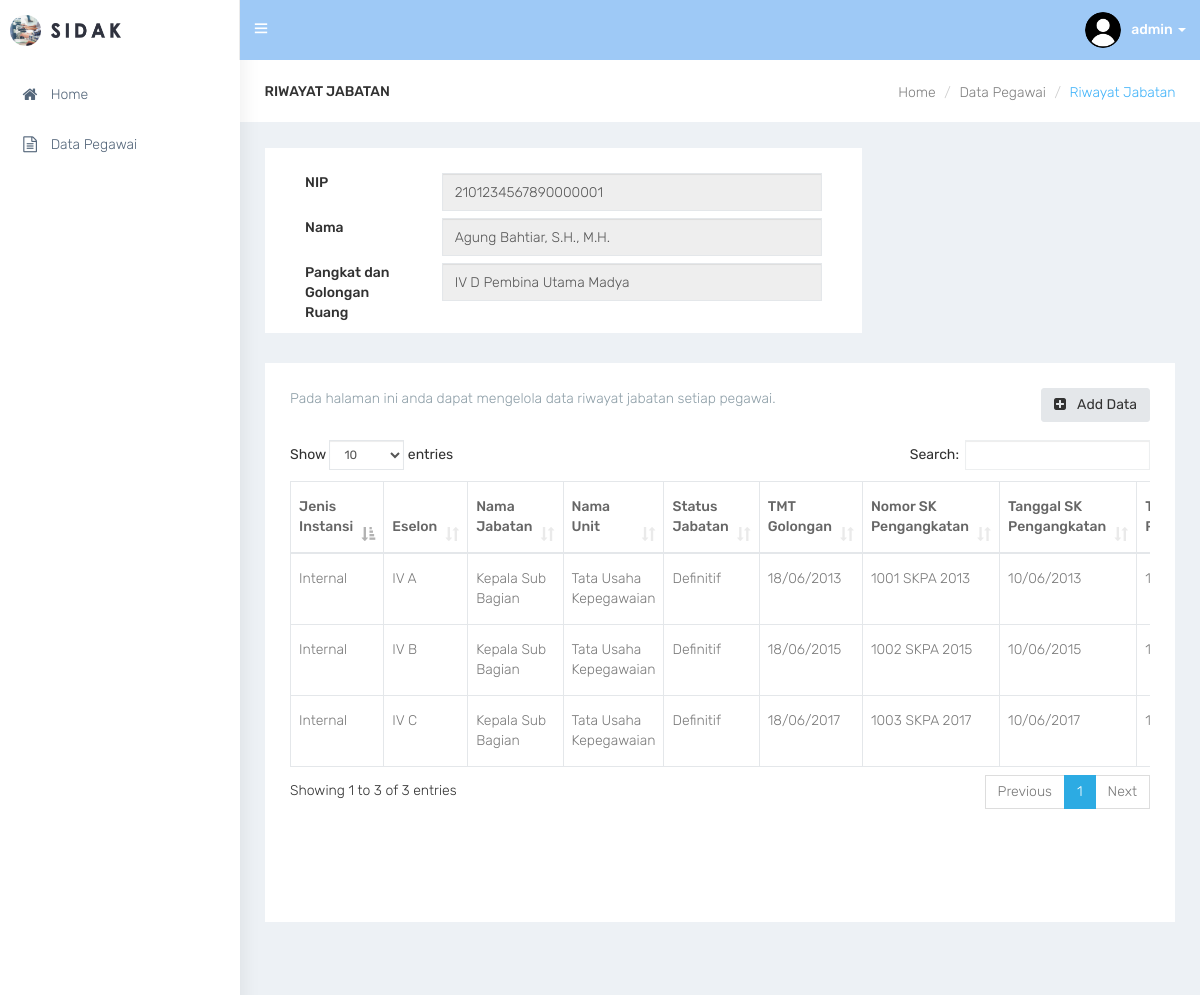
Page /jabatan/1 (signed in) on the committed database.
### tables this page shows
CREATE TABLE `user` (
  `us_id` int(11) NOT NULL,
  `ac_id` int(11) NOT NULL,
  `us_username` varchar(30) NOT NULL,
  `us_password` varchar(100) NOT NULL,
  `us_photo` varchar(100) NOT NULL,
  `us_email` varchar(30) NOT NULL
);

CREATE TABLE `pegawai` (
  `pe_id` int(11) NOT NULL,
  `pe_nama` varchar(255) NOT NULL,
  `pe_nip` varchar(30) NOT NULL,
  `pa_id` int(11) NOT NULL,
  `pe_tempat_lahir` varchar(100) NOT NULL,
  `pe_tanggal_lahir` date NOT NULL,
  `pe_jenis_kelamin` varchar(20) NOT NULL,
  `ag_id` int(11) NOT NULL,
  `st_id` int(11) NOT NULL,
  `pe_no_hp` varchar(15) NOT NULL,
  `pe_email` varchar(100) NOT NULL,
  `pe_no_bpjs` varchar(30) NOT NULL,
  `pr_id` char(2) NOT NULL,
  `kb_id` char(4) NOT NULL,
  `kc_id` char(7) NOT NULL,
  `kl_id` char(10) NOT NULL,
  `pe_alamat` varchar(255) NOT NULL,
  `pe_hobi` varchar(100) NOT NULL
);

CREATE TABLE `pangkat` (
  `pa_id` int(11) NOT NULL,
  `pa_keterangan` varchar(100) NOT NULL
);

CREATE TABLE `jabatan` (
  `jb_id` int(11) NOT NULL,
  `pe_id` int(11) NOT NULL,
  `jb_jenis_instansi` varchar(100) NOT NULL,
  `pa_id` int(11) NOT NULL,
  `jb_nama_jabatan` varchar(255) NOT NULL,
  `jb_nama_unit` varchar(255) NOT NULL,
  `jb_status_jabatan` varchar(30) NOT NULL,
  `jb_tmt_golongan` text NOT NULL,
  `jb_no_sk_pengangkatan` varchar(100) NOT NULL,
  `jb_tanggal_sk_pengangkatan` date NOT NULL,
  `jb_tmt_pengangkatan` date NOT NULL,
  `jb_aktif_jabatan` varchar(30) NOT NULL,
  `jb_no_sk_pemberhentian` varchar(100) NOT NULL,
  `jb_tanggal_sk_pemberhentian` date NOT NULL,
  `jb_tmt_pemberhentian` date NOT NULL
);

### jabatan.php (the view, shortened to what this page needs)
    <div id="page-wrapper">
        <div class="container-fluid">
            <div class="row bg-title">
                <div class="col-lg-3 col-md-4 col-sm-4 col-xs-12">
                    <h4 class="page-title">Riwayat Jabatan</h4>
                </div>
                <div class="col-lg-9 col-sm-8 col-md-8 col-xs-12">
                    <ol class="breadcrumb">
                        <li><a href="index">Home</a></li>
                        <li><a href="data">Data Pegawai</a></li>
                        <li class="active">Riwayat Jabatan</li>
                    </ol>
                </div>
            </div>
            <div class="row">
                <div class="col-sm-12">
                    <?php
                        require_once(__DIR__.'/lib/config.php');
                        if (isset($_GET['id'])) {
                            $id = $_GET['id'];
                            $peg_sql = "SELECT * FROM pegawai JOIN pangkat USING(pa_id) WHERE pe_id='$id'";
                            $peg_query = $conn->query($peg_sql);
                            $peg = $peg_query->fetch(PDO::FETCH_OBJ);
                        }
                    ?>
                </div>
            </div>
<div class="row">
                <div class="col-sm-8">
                    <div class="white-box">
                        <form>
                            <div class="form-group">
                                <label class="col-sm-3">NIP</label>
                                <div class="col-sm-9"><input type="text" name="nip" class="form-control" value="<?php echo $peg->pe_nip; ?>" disabled></div>
                                <br>
                            </div>
                            <div class="form-group">
                                <label class="col-sm-3">Nama</label>
                                <div class="col-sm-9"><input type="text" name="nama" class="form-control" value="<?php echo $peg->pe_nama; ?>" disabled></div>
                                <br>
                            </div>
                            <div class="form-group">
                                <label class="col-sm-3">Pangkat dan Golongan Ruang</label>
                                <div class="col-sm-9"><input type="text" name="pangkat" class="form-control" value="<?php echo $peg->pa_keterangan; ?>" disabled></div>
                                <br>
                            </div>
                        </form>
                    </div>
                </div>
            </div>
            <div class="row">
                <div class="col-sm-12">
                    <div class="white-box">
                        <a href="jabatan-add/<?php echo $id ?>" class="btn btn-default pull-right m-l-20 hidden-xs hidden-sm waves-effect waves-light"><i class="fa fa-plus-square fa-fw" aria-hidden="true"></i> Add Data</a>
                        <p class="text-muted">Pada halaman ini anda dapat mengelola data riwayat jabatan setiap pegawai.</p><br>
                        <div class="table-responsive">
                            <table class="table table-bordered" id="table_id">
                                <thead>
                                    <tr>
                                        <th>Jenis Instansi</th>
                                        <th>Eselon</th>
                                        <th>Nama Jabatan</th>
                                        <th>Nama Unit</th>
                                        <th>Status Jabatan</th>
                                        <th>TMT Golongan</th>
                                        <th>Nomor SK Pengangkatan</th>
                                        <th>Tanggal SK Pengangkatan</th>
                                        <th>TMT Pengangkatan</th>
                                    </tr>
                                </thead>
                                <tbody>
                                    <?php
                                        $sql = "SELECT * FROM jabatan JOIN pangkat USING(pa_id) WHERE pe_id='$id'";
                                        $query = $conn->query($sql);
                                        $check = $query->rowCount();
                                        if ($check >= 1) {
                                            while($data = $query->fetch(PDO::FETCH_OBJ)){
                                                echo '
                                                <tr>
                                                <td>'.$data->jb_jenis_instansi.'</td>
                                                <td>'.substr($data->pa_keterangan,0,5).'</td>
                                                <td>'.$data->jb_nama_jabatan.'</td>
                                                <td>'.$data->jb_nama_unit.'</td>
                                                <td>'.$data->jb_status_jabatan.'</td>
                                                <td>'.date("d/m/Y", strtotime($data->jb_tmt_golongan)).'</td>
                                                <td>'.$data->jb_no_sk_pengangkatan.'</td>
                                                <td>'.date("d/m/Y", strtotime($data->jb_tanggal_sk_pengangkatan)).'</td>
                                                <td>'.date("d/m/Y", strtotime($data->jb_tmt_pengangkatan)).'</td>
                                                <td>'.$data->jb_aktif_jabatan.'</td>
                                                <td>'.$data->jb_no_sk_pemberhentian.'</td>
                                                <td>'.date("d/m/Y", strtotime($data->jb_tanggal_sk_pemberhentian)).'</td>
                                                <td>'.date("d/m/Y", strtotime($data->jb_tmt_pemberhentian)).'</td>
                                                <td>
                                                    <a href="jabatan-edit/'.$data->jb_id.'" class="btn btn-default waves-effect waves-light"><i class="fa fa-pencil fa-fw" aria-hidden="true"></i></a>
                                                </td>
                                                </tr>';
                                            }
                                        }
                                        else{
                                            echo "
                                            <tr>
                                            <td colspan='12' style='text-align:center;'>Table is empty</td>
                                            </tr>";
                                        }
                                    ?>
                                </tbody>
                            </table><br><br><br><br>
                        </div>
                    </div>
                </div>
            </div>
        </div>
    </div>

### lib/lib-topbar.php (shortened to what this page needs)
<nav class="navbar navbar-default navbar-static-top m-b-0">
    <div class="navbar-header" style="background: #9ec9f6;">
        <div class="top-left-part">
            <a class="logo" href="index">
                <b>
                <img src="images/admin-lg.png" alt="home" class="light-logo" style="max-height: 31px;" /></b>
                <span class="hidden-xs">
                <img src="images/admin-tx.png" alt="home" class="light-logo" style="max-height: 15px;" /></span>
            </a>
        </div>
        <ul class="nav navbar-top-links navbar-left">
            <li><a href="javascript:void(0)" class="open-close waves-effect waves-light"><i class="ti-menu"></i></a></li>
        </ul>
        <?php
            require_once(__DIR__.'/config.php');
            $id = $_SESSION['id'];
            $sql = "SELECT * FROM user JOIN access_control USING(ac_id) WHERE us_id='$id'";
            $query = $conn->query($sql);
            $data = $query->fetch(PDO::FETCH_OBJ);
        ?>
        <ul class="nav navbar-top-links navbar-right pull-right">
            <li class="dropdown">
                <a class="dropdown-toggle profile-pic" data-toggle="dropdown" href="#"> <img src="images/user/<?php echo $data->us_photo;?>" alt="user-img" width="36" class="img-circle"><b class="hidden-xs"><?php echo $data->us_username;?> </b><span class="caret"></span> </a>
            </li>
        </ul>
    </div>
</nav>

### css/default.css (style rules this page uses)
body { background: #fff; }
.top-left-part { background: #fff; }
.top-left-part .light-logo { display: inline-block; }
.navbar-header { background: #2f323e; }
.navbar-top-links > li > a { color: #ffffff; }
.bg-title .breadcrumb .active { color: #41b3f9; }

### rows in the picture
user: us_photo (picture), us_username "admin"
pegawai: nip "2101234567890000001", nama "Agung Bahtiar, S.H., M.H.", pangkat "IV D Pembina Utama Madya"
jabatan: jb_jenis_instansi "Internal", pa.pa_keterangan "IV A", jb_nama_jabatan "Kepala Sub Bagian", jb_nama_unit "Tata Usaha Kepegawaian", jb_status_jabatan "Definitif", jb_tmt_golongan "18/06/2013", jb_no_sk_pengangkatan "1001 SKPA 2013", jb_tanggal_sk_pengangkatan "10/06/2013"
jabatan: jb_jenis_instansi "Internal", pa.pa_keterangan "IV B", jb_nama_jabatan "Kepala Sub Bagian", jb_nama_unit "Tata Usaha Kepegawaian", jb_status_jabatan "Definitif", jb_tmt_golongan "18/06/2015", jb_no_sk_pengangkatan "1002 SKPA 2015", jb_tanggal_sk_pengangkatan "10/06/2015"
jabatan: jb_jenis_instansi "Internal", pa.pa_keterangan "IV C", jb_nama_jabatan "Kepala Sub Bagian", jb_nama_unit "Tata Usaha Kepegawaian", jb_status_jabatan "Definitif", jb_tmt_golongan "18/06/2017", jb_no_sk_pengangkatan "1003 SKPA 2017", jb_tanggal_sk_pengangkatan "10/06/2017"
